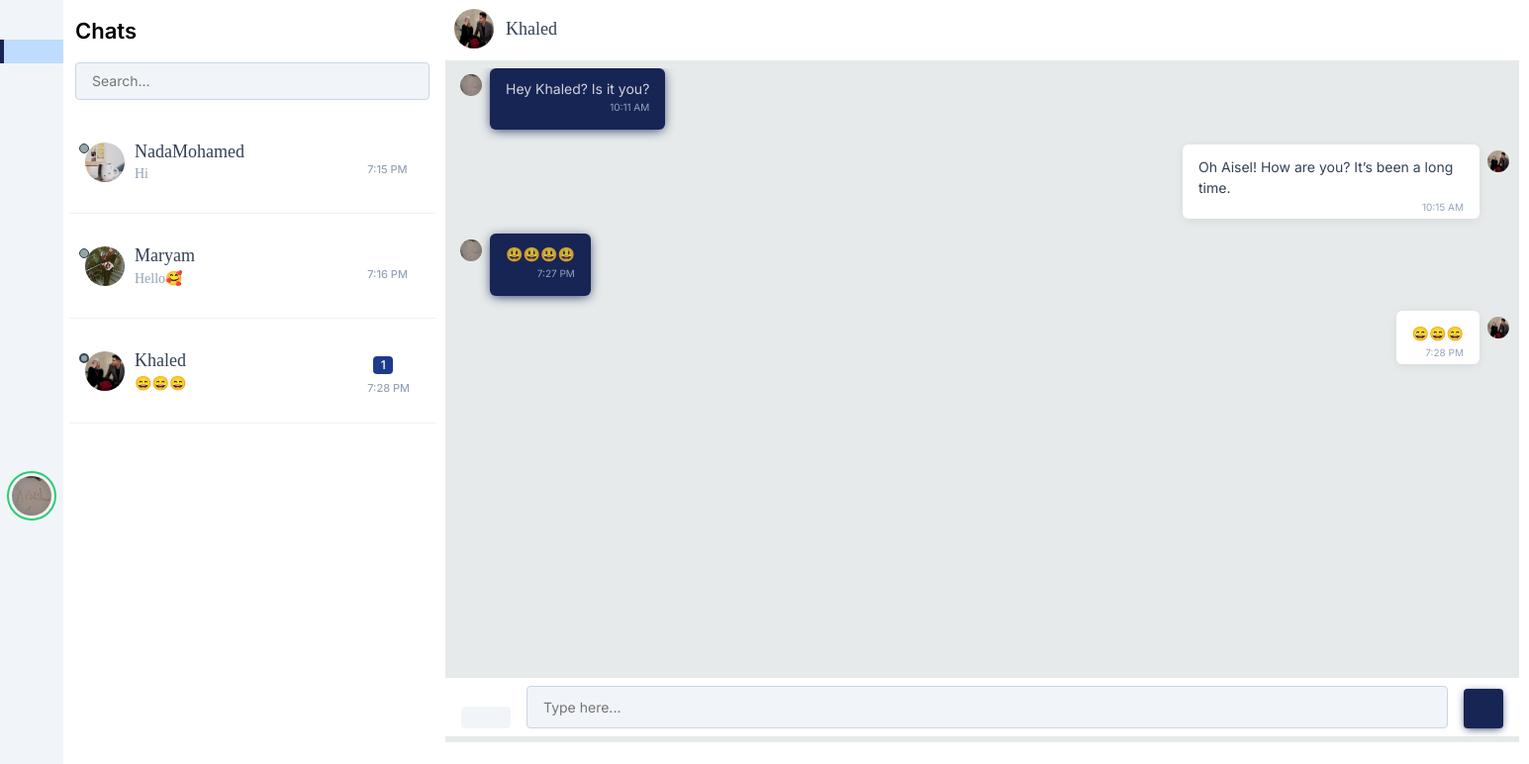
The app's page / (signed in) with its own data.
### tables this page shows
CREATE TABLE `chat_users` (
  `userid` int(225) NOT NULL,
  `username` varchar(255) NOT NULL,
  `password` varchar(255) NOT NULL,
  `current_session` int(11) NOT NULL,
  `online` int(11) NOT NULL,
  `country` varchar(225) NOT NULL,
  `mainlanguage` varchar(225) NOT NULL,
  `email` varchar(225) NOT NULL,
  `img` varchar(255) NOT NULL
);

CREATE TABLE `chat` (
  `chatid` int(255) NOT NULL,
  `sender_userid` int(255) NOT NULL,
  `reciever_userid` int(255) NOT NULL,
  `message` text NOT NULL,
  `timestamp` timestamp NOT NULL DEFAULT current_timestamp(),
  `status` int(1) NOT NULL
);

### index.php (the view, shortened to what this page needs)
<?php
include('header.php');
include('Chat.php');
$chat = new Chat();
?>
<link rel='stylesheet prefetch' href='https://cdnjs.cloudflare.com/ajax/libs/font-awesome/4.6.2/css/font-awesome.min.css'>
<link href="https://cdn.jsdelivr.net/npm/remixicon@3.2.0/fonts/remixicon.css" rel="stylesheet">
<link href='https://unpkg.com/boxicons@2.1.4/css/boxicons.min.css' rel='stylesheet'>
<link href="css/css.css" rel="stylesheet" id="bootstrap-css">
<link rel="stylesheet" href="tailwindcss-colors.css">
<link rel="stylesheet" href="css/css.css">
</head>
<body class="">
	<?php if (isset($_SESSION['userid']) && $_SESSION['userid']) {
		if (isset($_SESSION["login"])) {
	?>
			<section class="chat-section">
				<div class="chat-container">
					<aside class="chat-sidebar">
						<a href="#" class="chat-sidebar-logo">
						</a>
						<ul class="chat-sidebar-menu">
							<li id="chat-menu" class="menu-active"><a href="#" id="Chats" data-title="Chats"><i id="Chats" class="ri-chat-3-line"></i></a></li>
							<li id="update-info"><a href="#" id="profile-info" data-title="profile"><i id="profile-info" class="ri-user-line"></i></a></li>
							<li><a href="logout.php" id="logout" data-title="logout"><i class="ri-logout-box-line"></i></a></li>
							<?php
							$loggedUser = $chat->getUserDetails($_SESSION['userid']);
							$currentSession = '';
							echo '<div class="wrap" style="
								padding-top: 265px;
							">'; ?>
							<li class="chat-sidebar-profile">
							<li class="chat-sidebar-profile">
								<?php
								foreach ($loggedUser as $user) {
									$currentSession = $user['current_session'];
								?>
									<button type="button" class="chat-sidebar-profile-toggle">
										<?php
										if ($user['online'] == 0) {
											$active = "offline";
										} elseif ($user['online'] == 1) {
											$active = "online";
										} elseif ($user['online'] == 2) {
											$active = "busy";
										} elseif ($user['online'] == 3) {
											$active = "away";
										}
										echo '<img id="profile-img" src="/EasyCommunication/image/' . $user['img'] . '" class="' . $active . '" alt="" />';
										?>
									</button>
								<?php echo '</div>';
								}
								echo '</div>';
								?>
						</ul>
					</aside>
					<div id="frame">
						<div id="sidepanel" class='active'>
							<div id="profile">
								<?php
								$chat = new Chat();
								?>
								<div class="content-sidebar-title">Chats</div>
								<form action="" class="content-sidebar-form">
									<input type="search" class="content-sidebar-input" placeholder="Search...">
								</form>
							</div>
							<div id="contacts">
								<?php
								echo '<ul>';
								$chatUsers = $chat->chatUsers($_SESSION['userid']);
								foreach ($chatUsers as $user) {
									$sender_id = $user['userid'];
									$receiver_id = $_SESSION['userid'];
									$emptymessage = $chat->emptymessage($sender_id, $receiver_id);
									if (!empty($emptymessage)) {
										$message_time = $chat->lastmessage($sender_id, $receiver_id);
										if ($user['online'] == 0) {
											$active = "offline";
										} elseif ($user['online'] == 1) {
											$active = "online";
										} elseif ($user['online'] == 2) {
											$active = "busy";
										} elseif ($user['online'] == 3) {
											$active = "away";
										}
										$activeUser = '';
										if ($user['userid'] == $currentSession) {
											$activeUser = "active";
										}
										echo '<li id="' . $user['userid'] . '" class="contact ' . $activeUser . '" data-touserid="' . $user['userid'] . '" data-tousername="' . $user['username'] . '">';
								?>
										<div class="content-messages">
											<ul class="content-messages-list">
												<li>
													<a href="#" data-conversation="#conversation-1">
														<span id="status_<?= $user['userid'] ?>" class="contact-status <?= $active ?>"></span>
														<img class="content-message-image" src="/EasyCommunication/image/<?= $user['img'] ?>" alt="" />
														<span class="content-message-info">
															<span class="content-message-name"><?= $user['username'] ?></span>
															<span class="content-message-text" id="content-message-text-<?= $user['userid'] ?>"><?php
																																				echo 	$message_time[1];
																																				?></span>
														</span>
														<span class="content-message-more">
															<?php echo '<p class="content-message-unread">' . '<span id="unread_' . $user['userid'] . '" class="unread">' . $chat->getUnreadMessageCount($user['userid'], $_SESSION['userid']) . '</span></p>';
															?>
															<span class="content-message-time" id="last-message-time-<?= $user['userid'] ?>"><?php
																																				echo $message_time[0];
																																				?></span>
														</span>
													</a>
												</li>
											</ul>
										</div>
								<?php	}
								}
								?>
							</div>
						</div>
						<div class="content" id="content">
							<div class="contact-profile" id="userSection">
								<?php
								$userDetails = $chat->getUserDetails($currentSession);
								foreach ($userDetails as $user) {
									echo '<img src="/EasyCommunication/image/' . $user['img'] . '" alt="" />';
									echo '<p>' . $user['username'] . '</p>';
								}
								?>
							</div>
							<div class="messages" id="conversation">
								<?php
								echo $chat->getUserChat($_SESSION['userid'], $currentSession);
								?>
							</div>
							<div class="message-input" id="replySection">
								<div class="message-input" id="replyContainer">
									<div class="conversation-form">
										<button type="button" class="emojebutton"><i class="ri-emotion-line"></i></button>
										<div class="conversation-form-group">
											<input type="text" class="conversation-form-input" id="chatMessage<?php echo $currentSession; ?>" rows="1" placeholder="Type here..." />
										</div>
										<button type="button" class="submit chatButton conversation-form-button conversation-form-submit" id="chatButton<?php echo $currentSession; ?>">
											<i class="ri-send-plane-2-line"></i></button>
									</div>
								</div>
							</div>
						</div>
			</section>
		<?php }
	} else { ?>
		<?php header("location: login.php") ?>
	<?php } ?>
</body>
</html>

### header.php (shortened to what this page needs)
<!DOCTYPE html>
<html>
<head>
<link rel="stylesheet" href="https://maxcdn.bootstrapcdn.com/bootstrap/3.3.5/css/bootstrap.min.css">
<link rel="stylesheet" href="https://maxcdn.bootstrapcdn.com/bootstrap/3.3.5/css/bootstrap-theme.min.css">

### Chat.php (shortened to what this page needs)
<?php
class Chat
{
	private $host  = 'localhost:3307';
	private $user  = 'root';
	private $password   = "";
	private $database  = "chat_system";
	private $chatTable = 'chat';
	private $chatUsersTable = 'chat_users';
	public $dbConnect = false;
	public function __construct()
	{
		if (!$this->dbConnect) {
			$conn = new mysqli($this->host, $this->user, $this->password, $this->database);
			if ($conn->connect_error) {
				die("Error failed to connect to MySQL: " . $conn->connect_error);
			} else {
				$this->dbConnect = $conn;
			}
		}
	}
	private function getData($sqlQuery)
	{
		$result = mysqli_query($this->dbConnect, $sqlQuery);
		$data = array();
		while ($row = mysqli_fetch_array($result, MYSQLI_ASSOC)) {
			$data[] = $row;
		}
		return $data;
	}
	private function getNumRows($sqlQuery)
	{
		$result = mysqli_query($this->dbConnect, $sqlQuery);
		$numRows = mysqli_num_rows($result);
		return $numRows;
	}
	public function chatUsers($userid)
	{
		$sqlQuery = "
			SELECT * FROM " . $this->chatUsersTable . "
			WHERE userid != '$userid'";
		return  $this->getData($sqlQuery);
	}
	public function getUserDetails($userid)
	{
		$sqlQuery = "
			SELECT * FROM " . $this->chatUsersTable . "
			WHERE userid = '$userid'";
		return  $this->getData($sqlQuery);
	}
	public function getUserAvatar($userid)
	{
		$sqlQuery = "
			SELECT img
			FROM " . $this->chatUsersTable . "
			WHERE userid = '$userid'";
		$userResult = $this->getData($sqlQuery);
		$userAvatar = '';
		foreach ($userResult as $user) {
			$userAvatar = $user['img'];
		}
		return $userAvatar;
	}
	public function getUserChat($from_user_id, $to_user_id)
	{
		$fromUserAvatar = $this->getUserAvatar($from_user_id);
		$toUserAvatar = $this->getUserAvatar($to_user_id);
		$sqlQuery = "SELECT * FROM " . $this->chatTable . " WHERE (sender_userid = '" . $from_user_id . "' AND reciever_userid = '" . $to_user_id . "') OR (sender_userid = '" . $to_user_id . "'
			AND reciever_userid = '" . $from_user_id . "') ORDER BY timestamp ASC";
		$userChat = $this->getData($sqlQuery);
		$conversation = '<ul>';
		foreach ($userChat as $chat) {
			if ($chat["sender_userid"] == $from_user_id) {
				$conversation .= '<li class="sent">';
				$conversation .= '<img width="22px" height="22px" src="/EasyCommunication/image/' . $fromUserAvatar . '" alt="" />';
			} else {
				$conversation .= '<li class="replies">';
				$conversation .= '<img width="22px" height="22px" src="/EasyCommunication/image/' . $toUserAvatar . '" alt="" />';
			}
			$conversation .= '<p>' . $chat["message"];
			$time = (empty($chat["timestamp"])) ? null : $chat["timestamp"];
			$time_without_seconds = date("g:i A", strtotime($time));
			$conversation .= '<br>';
			$conversation .= ' <small class="conversation-item-time">' .  $time_without_seconds . '</small>';
			$conversation .= '</br>';
			$conversation .= '</li>';
		}
		$conversation .= '</ul>';
		return $conversation;
	}
	public function getUnreadMessageCount($senderUserid, $recieverUserid)
	{
		$sqlQuery = "
			SELECT * FROM " . $this->chatTable . "
			WHERE sender_userid = '$senderUserid' AND reciever_userid = '$recieverUserid' AND status = '1'";
		$numRows = $this->getNumRows($sqlQuery);
		$output = '';
		if ($numRows > 0) {
			$output = $numRows;
		}
		return $output;
	}
	public function lastmessage($sender_id, $receiver_id)
	{
		$query = " SELECT timestamp AS last_message_time , message AS message FROM chat WHERE (sender_userid = ? AND reciever_userid = ?) OR (sender_userid = ? AND reciever_userid = ?)
    ORDER BY timestamp DESC LIMIT 1;";
		$stmt = mysqli_prepare($this->dbConnect, $query);
		mysqli_stmt_bind_param($stmt, "iiii", $sender_id, $receiver_id, $receiver_id, $sender_id);
		mysqli_stmt_execute($stmt);
		$result = mysqli_stmt_get_result($stmt);
		$row = mysqli_fetch_assoc($result);
		$time = (empty($row['last_message_time'])) ? null : $row['last_message_time'];
		$time_without_seconds = date("g:i A", strtotime($time));
		return [$time_without_seconds, $row['message']];
	}
}

### index.php (style rules this page uses)
#frame { width: 1535px !important; min-width: 360px !important; max-width: 2600px !important; height: 100vh !important; min-height: 300px; max-height: 750px; background: #E6EAEA; }

### records on screen
chat_users: img (picture)
chat_users: online 0 (drawn), img (picture), username "NadaMohamed", message_time "Hi", message_time "7:15 PM"
chat_users: online 0 (drawn), img (picture), username "Maryam", message_time "Hello🥰", message_time "7:16 PM"
chat_users: online 0 (drawn), img (picture), username "Khaled", message_time "😄😄😄", UnreadMessageCount "1", message_time "7:28 PM"
chat: chat_users.img (picture), message "Hey Khaled? Is it you?", timestamp "10:11 AM"
chat: message "Oh Aisel! How are you? It’s been a long time.", timestamp "10:15 AM"
chat: chat_users.img (picture), message "😃😃😃😃", timestamp "7:27 PM"
chat: message "😄😄😄", timestamp "7:28 PM"
